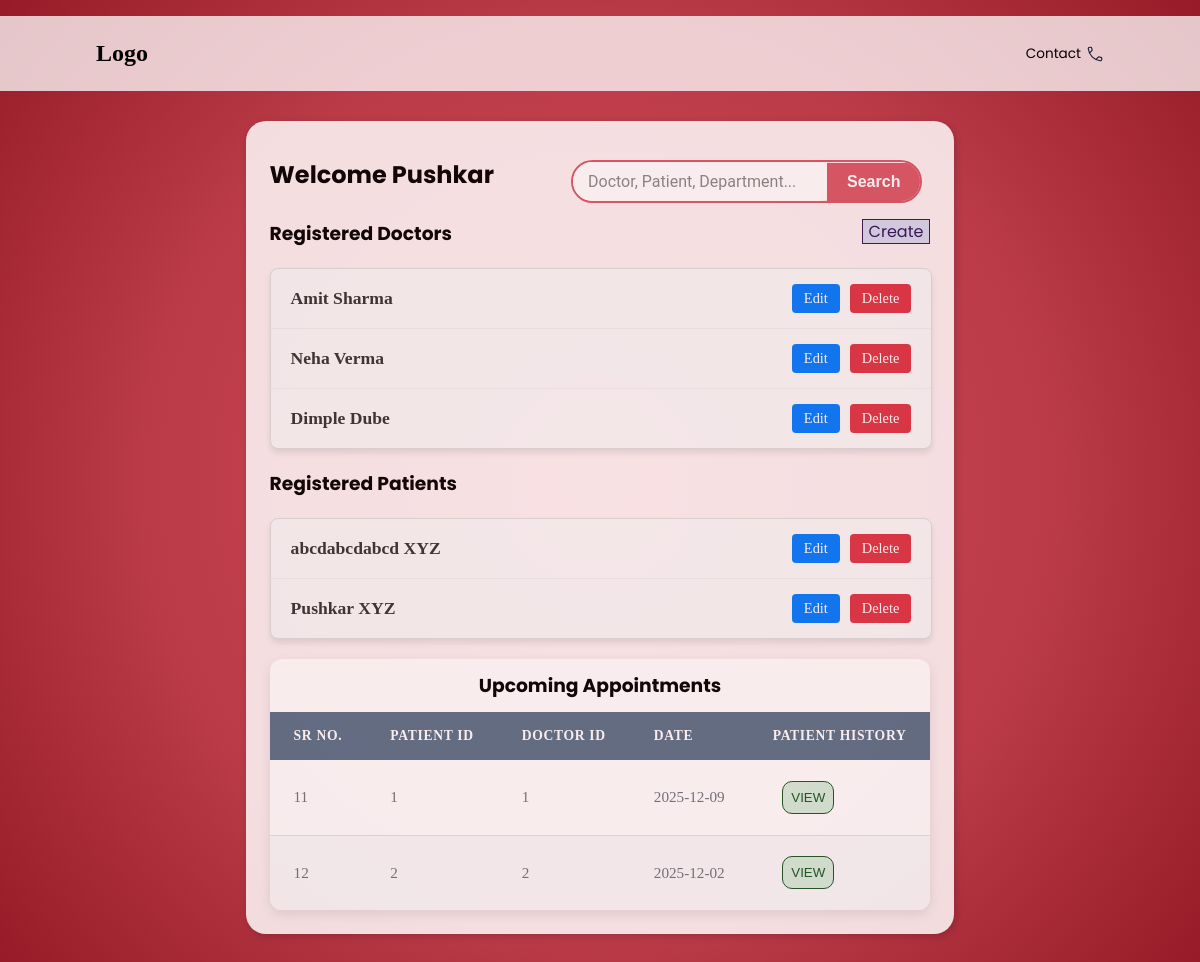
Before: /admin_dashboard/1 with the older database file.
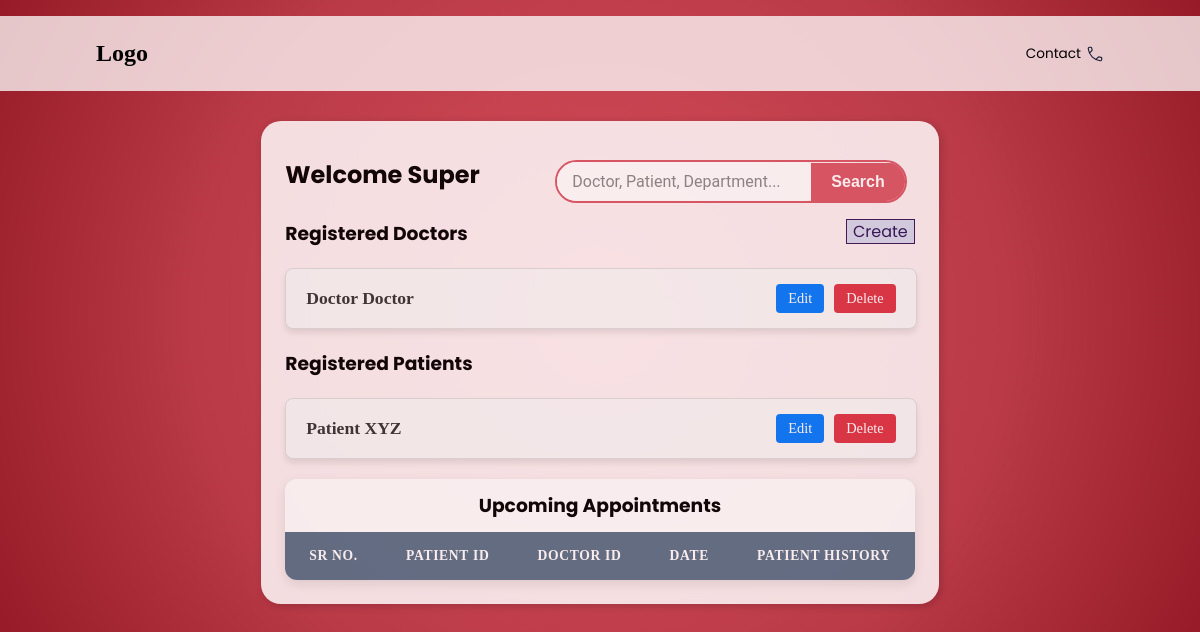
After: the same page with the newer database file.
### models.py (models this page shows)
class Admin(db.Model):
    AdminID = db.Column(db.Integer, primary_key=True)
    FirstName = db.Column(db.String,nullable=False)
    LastName = db.Column(db.String,nullable=False)
    Username= db.Column(db.String, nullable=False)
    Password = db.Column(db.String, nullable=False)

class Doctor(db.Model):
    DoctorID = db.Column(db.Integer, primary_key=True)
    FirstName = db.Column(db.String,nullable=False)
    LastName = db.Column(db.String,nullable=False)
    Username= db.Column(db.String, nullable=False)
    Password = db.Column(db.String, nullable=False)
    available=db.Column(db.String)
    Department = db.Column(db.String, db.ForeignKey('department.Department_name'), nullable=False)
    Position = db.Column(db.String)
    Experience = db.Column(db.Integer)
    Remarks = db.Column(db.String)
    photo = db.Column(db.String)
    appointments = db.relationship('Appointment', back_populates='doctor', cascade="all, delete")
    department_rel = db.relationship('Department', back_populates='doctors')

class Patient(db.Model):
    PatientID = db.Column(db.Integer, primary_key=True)
    FirstName = db.Column(db.String,nullable=False)
    LastName = db.Column(db.String,nullable=False)
    Username= db.Column(db.String, nullable=False)
    Password = db.Column(db.String, nullable=False)
    appointments = db.relationship('Appointment', back_populates='patient', cascade="all, delete")
    histories = db.relationship('PatientHistory', back_populates='patient', cascade="all, delete")

class Appointment(db.Model):
    AppointmentID = db.Column(db.Integer, primary_key=True)
    PatientID = db.Column(db.Integer, db.ForeignKey('patient.PatientID'), nullable=False)
    DoctorID = db.Column(db.Integer, db.ForeignKey('doctor.DoctorID'), nullable=False)
    Date=db.Column(db.Date)
    Time = db.Column(db.String)
    Purpose=db.Column(db.String)
    Status=db.Column(db.Enum("Booked","Completed","Cancelled"),
        nullable=False,
        default='Booked'
    )
    patient = db.relationship('Patient', back_populates='appointments')
    doctor = db.relationship('Doctor', back_populates='appointments')

### routes/admin.py (the view)
@app.route("/admin_dashboard/<int:adminID>")
def admin_dashboard(adminID):
    patients = Patient.query.all()
    doctors = Doctor.query.all()
    appointments = Appointment.query.filter(
    Appointment.Status == "Booked"
    ).all()
    patient_map = {
        entry.PatientID: Patient.query.get(entry.PatientID)
        for entry in appointments
    }
    admin = Admin.query.get(adminID)
    return render_template("admin_dashboard.html", patients=patients, doctors=doctors, appointments=appointments, admin=admin)

### templates/admin_dashboard.html (shortened to what the changed rows need)
<!DOCTYPE html>
<html lang="en">
<head>
    <link rel="stylesheet" href="..\static\style.css">
</head>
<body>
    <header>
        <nav>
        <div class="logo">
            <h2>Logo</h2>
        </div>
        </nav>
    </header>
    <main>
        <div id="pageC">
            <div class="container">
                <div class="title">
                    <h2>Welcome {{ admin.FirstName }}</h2>
                    <form action="{{ url_for('search') }}" method="GET">
                    <div class="search-box">
                    </div>
                </form>
                </div>
                <div class="list-box">
                    {% for doctor in doctors %}
                    <div class="list-item">
                        <span class="item-name">{{ doctor.FirstName }} {{ doctor.LastName }}</span>
                        <div class="item-actions">
                        <a href="{{ url_for('edit_doctor', doctor_id=doctor.DoctorID) }}" class="butun butun-edit">Edit</a>
                        <a href="{{ url_for('delete_doctor', id=doctor.DoctorID, adminID=admin.AdminID) }}" class="butun butun-delete" onclick="return confirm('Are you sure you want to delete this doctor?')">Delete</a>
                        </div>
                    </div>
                    {% endfor %}
                </div>
                <div class="list-box">
                    {% for patient in patients %}
                    <div class="list-item">
                        <span class="item-name">{{ patient.FirstName }} {{ patient.LastName }}</span>
                        <div class="item-actions">
                            <a href="{{ url_for('edit_patient', patient_id=patient.PatientID) }}" class="butun butun-edit">Edit</a>
                            <a href="{{ url_for('delete_patient', id=patient.PatientID, adminID=admin.AdminID) }}" class="butun butun-delete" onclick="return confirm('Are you sure you want to delete this patient?')">Delete</a>
                        </div>
                    </div>
                    {% endfor %}
                </div>
                <div class="appointments">
                    <table class="appointments-table">
                        <thead>
                            <tr>
                                <th>Sr No.</th>
                                <th>Patient ID</th>
                                <th>Doctor ID</th>
                                <th>Date</th>
                                <th>Patient History</th>
                            </tr>
                        </thead>
                        <tbody>
                            {% for appointment in appointments %}
                            <tr>
                                <td>{{ appointment.AppointmentID }}</td>
                                <td>{{ appointment.PatientID }}</td>
                                <td>{{ appointment.DoctorID }}</td>
                                <td>{{ appointment.Date }}</td>
                                <td><a href="{{ url_for('view_patient_history', patient_id=appointment.PatientID) }}"><button class="save">VIEW</button></a></td>
                            </tr>
                            {% endfor %}
                        </tbody>
                    </table>
                </div>
            </div>
        </div>
    </main>
</body>
</html>

Changed rows visible on the page:
removed Doctor: FirstName "Neha", LastName "Verma"
removed Doctor: FirstName "Dimple", LastName "Dube"
removed Patient: FirstName "Pushkar", LastName "XYZ"
removed Appointment: AppointmentID "11", PatientID "1", DoctorID "1", Date "2025-12-09"
removed Appointment: AppointmentID "12", PatientID "2", DoctorID "2", Date "2025-12-02"
changed Admin: FirstName "Pushkar" → "Super"
changed Doctor: FirstName "Amit" → "Doctor"; LastName "Sharma" → "Doctor"
changed Patient "XYZ": FirstName "abcdabcdabcd" → "Patient"
